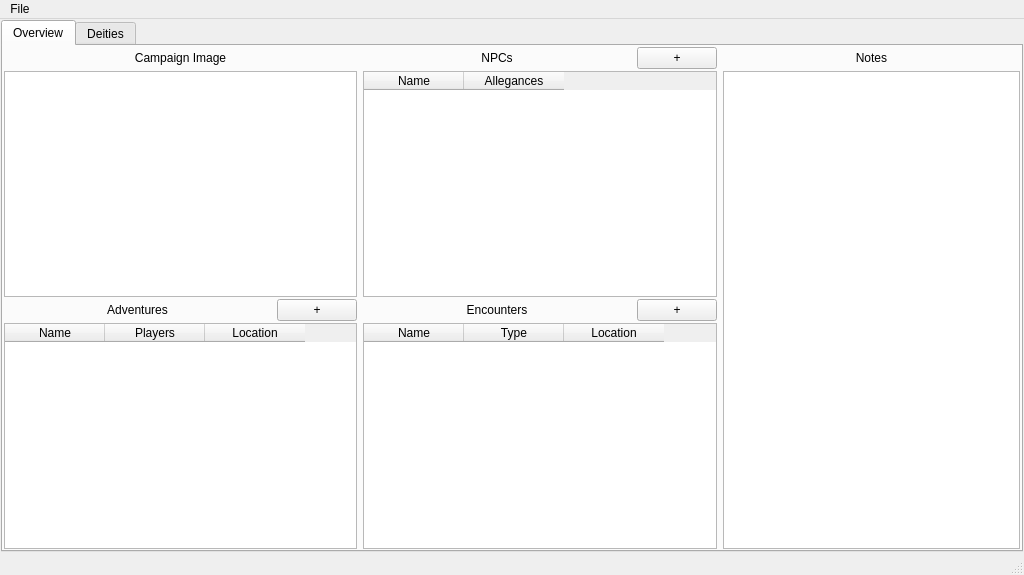
<?xml version="1.0" encoding="UTF-8"?>
<ui version="4.0">
 <class>CampaignManager</class>
 <widget class="QMainWindow" name="CampaignManager">
  <property name="geometry">
   <rect>
    <x>0</x>
    <y>0</y>
    <width>1024</width>
    <height>575</height>
   </rect>
  </property>
  <property name="windowTitle">
   <string>MainWindow</string>
  </property>
  <widget class="QWidget" name="centralwidget">
   <layout class="QGridLayout" name="gridLayout" rowstretch="0,0,0,0" columnstretch="0,0">
    <property name="leftMargin">
     <number>1</number>
    </property>
    <property name="topMargin">
     <number>1</number>
    </property>
    <property name="rightMargin">
     <number>1</number>
    </property>
    <property name="bottomMargin">
     <number>1</number>
    </property>
    <property name="spacing">
     <number>1</number>
    </property>
    <item row="3" column="1">
     <widget class="QTabWidget" name="tabWidget">
      <property name="currentIndex">
       <number>0</number>
      </property>
      <widget class="QWidget" name="tabOverview">
       <attribute name="title">
        <string>Overview</string>
       </attribute>
       <layout class="QGridLayout" name="gridLayout_2" columnstretch="9,1,9,1,10">
        <property name="leftMargin">
         <number>1</number>
        </property>
        <property name="topMargin">
         <number>1</number>
        </property>
        <property name="rightMargin">
         <number>1</number>
        </property>
        <property name="bottomMargin">
         <number>1</number>
        </property>
        <property name="verticalSpacing">
         <number>2</number>
        </property>
        <item row="1" column="4" rowspan="3">
         <widget class="QTextEdit" name="txtNotes_Overview"/>
        </item>
        <item row="2" column="0">
         <widget class="QLabel" name="lblAdventures_Overview">
          <property name="text">
           <string>Adventures</string>
          </property>
          <property name="alignment">
           <set>Qt::AlignCenter</set>
          </property>
         </widget>
        </item>
        <item row="0" column="4">
         <widget class="QLabel" name="lblNotes_Overview">
          <property name="text">
           <string>Notes</string>
          </property>
          <property name="alignment">
           <set>Qt::AlignCenter</set>
          </property>
         </widget>
        </item>
        <item row="2" column="2">
         <widget class="QLabel" name="lblEncounters_Overview">
          <property name="text">
           <string>Encounters</string>
          </property>
          <property name="alignment">
           <set>Qt::AlignCenter</set>
          </property>
         </widget>
        </item>
        <item row="0" column="2">
         <widget class="QLabel" name="lblNPCs_Overview">
          <property name="text">
           <string>NPCs</string>
          </property>
          <property name="alignment">
           <set>Qt::AlignCenter</set>
          </property>
         </widget>
        </item>
        <item row="2" column="3">
         <widget class="QPushButton" name="btnAddEncounter_Overview">
          <property name="text">
           <string>+</string>
          </property>
         </widget>
        </item>
        <item row="3" column="2" colspan="2">
         <widget class="QTableWidget" name="tblEncounters_Overview">
          <column>
           <property name="text">
            <string>Name</string>
           </property>
          </column>
          <column>
           <property name="text">
            <string>Type</string>
           </property>
          </column>
          <column>
           <property name="text">
            <string>Location</string>
           </property>
          </column>
         </widget>
        </item>
        <item row="1" column="2" colspan="2">
         <widget class="QTableWidget" name="tblNPCs_Overview">
          <column>
           <property name="text">
            <string>Name</string>
           </property>
          </column>
          <column>
           <property name="text">
            <string>Allegances</string>
           </property>
          </column>
         </widget>
        </item>
        <item row="0" column="3">
         <widget class="QPushButton" name="btnAddNPC_Overview">
          <property name="text">
           <string>+</string>
          </property>
         </widget>
        </item>
        <item row="1" column="0" colspan="2">
         <widget class="QGraphicsView" name="imgCampaignImage_Overview"/>
        </item>
        <item row="2" column="1">
         <widget class="QPushButton" name="btnAddAdventure_Overview">
          <property name="text">
           <string>+</string>
          </property>
         </widget>
        </item>
        <item row="3" column="0" colspan="2">
         <widget class="QTableWidget" name="tblAdventures_Overview">
          <column>
           <property name="text">
            <string>Name</string>
           </property>
          </column>
          <column>
           <property name="text">
            <string>Players</string>
           </property>
          </column>
          <column>
           <property name="text">
            <string>Location</string>
           </property>
          </column>
         </widget>
        </item>
        <item row="0" column="0" colspan="2">
         <widget class="QLabel" name="lblCampaignImage_Overview">
          <property name="text">
           <string>Campaign Image</string>
          </property>
          <property name="alignment">
           <set>Qt::AlignCenter</set>
          </property>
         </widget>
        </item>
       </layout>
      </widget>
      <widget class="QWidget" name="tabDeities">
       <attribute name="title">
        <string>Deities</string>
       </attribute>
       <layout class="QGridLayout" name="gridLayout_3">
        <property name="leftMargin">
         <number>1</number>
        </property>
        <property name="topMargin">
         <number>1</number>
        </property>
        <property name="rightMargin">
         <number>1</number>
        </property>
        <property name="bottomMargin">
         <number>1</number>
        </property>
        <property name="verticalSpacing">
         <number>2</number>
        </property>
        <item row="1" column="0">
         <widget class="QPushButton" name="btnAddDeity_Deities">
          <property name="text">
           <string>Add Deity</string>
          </property>
         </widget>
        </item>
        <item row="0" column="0" colspan="3">
         <widget class="QTreeView" name="treeDeities_Deities"/>
        </item>
        <item row="1" column="1">
         <widget class="QPushButton" name="btnEditDeity_Deities">
          <property name="text">
           <string>Edit Deity</string>
          </property>
         </widget>
        </item>
        <item row="1" column="2">
         <widget class="QPushButton" name="btnRemoveDeity_Deities">
          <property name="text">
           <string>Remove Deity</string>
          </property>
         </widget>
        </item>
        <item row="3" column="0" colspan="3">
         <widget class="QTextBrowser" name="txtDeityInfo_Deities"/>
        </item>
        <item row="2" column="0">
         <widget class="QPushButton" name="pushButton">
          <property name="text">
           <string>Add Pantheon</string>
          </property>
         </widget>
        </item>
        <item row="2" column="1">
         <widget class="QPushButton" name="pushButton_2">
          <property name="text">
           <string>Edit Pantheon</string>
          </property>
         </widget>
        </item>
        <item row="2" column="2">
         <widget class="QPushButton" name="pushButton_3">
          <property name="text">
           <string>Remove Pantheon</string>
          </property>
         </widget>
        </item>
       </layout>
      </widget>
     </widget>
    </item>
   </layout>
  </widget>
  <widget class="QMenuBar" name="menubar">
   <property name="geometry">
    <rect>
     <x>0</x>
     <y>0</y>
     <width>1024</width>
     <height>22</height>
    </rect>
   </property>
   <widget class="QMenu" name="menuFile">
    <property name="title">
     <string>File</string>
    </property>
    <addaction name="actionNew"/>
    <addaction name="actionOpen"/>
    <addaction name="actionSave"/>
    <addaction name="actionSave_As"/>
   </widget>
   <addaction name="menuFile"/>
  </widget>
  <widget class="QStatusBar" name="statusbar"/>
  <action name="actionNew">
   <property name="text">
    <string>New</string>
   </property>
  </action>
  <action name="actionOpen">
   <property name="text">
    <string>Open</string>
   </property>
  </action>
  <action name="actionSave">
   <property name="text">
    <string>Save</string>
   </property>
  </action>
  <action name="actionSave_As">
   <property name="text">
    <string>Save As</string>
   </property>
  </action>
 </widget>
 <resources/>
 <connections/>
</ui>
